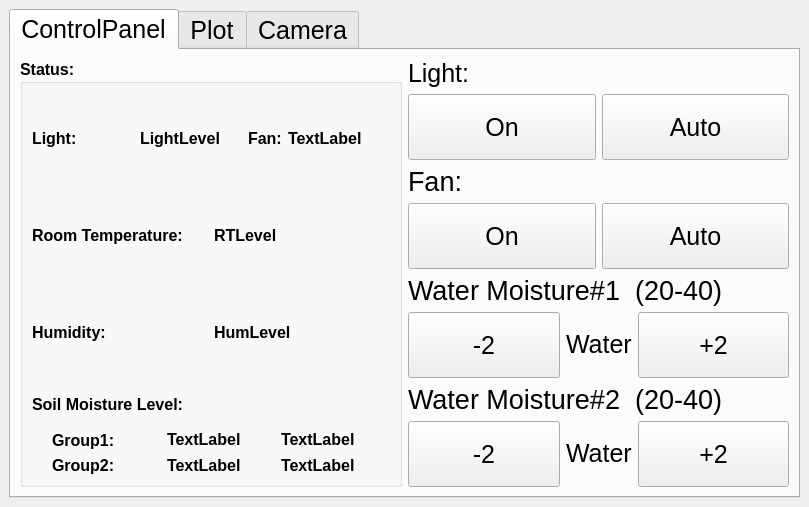
<?xml version="1.0" encoding="UTF-8"?>
<ui version="4.0">
 <class>MainWindow</class>
 <widget class="QMainWindow" name="MainWindow">
  <property name="geometry">
   <rect>
    <x>0</x>
    <y>0</y>
    <width>809</width>
    <height>507</height>
   </rect>
  </property>
  <property name="windowTitle">
   <string>MainWindow</string>
  </property>
  <widget class="QWidget" name="centralwidget">
   <layout class="QHBoxLayout" name="horizontalLayout_5">
    <item>
     <widget class="QTabWidget" name="TabWidget">
      <property name="font">
       <font>
        <pointsize>19</pointsize>
       </font>
      </property>
      <property name="currentIndex">
       <number>0</number>
      </property>
      <widget class="QWidget" name="ControlPanel">
       <attribute name="title">
        <string>ControlPanel</string>
       </attribute>
       <layout class="QGridLayout" name="gridLayout_5">
        <item row="0" column="2" rowspan="3">
         <layout class="QVBoxLayout" name="verticalLayout_2">
          <item>
           <widget class="QLabel" name="label">
            <property name="sizePolicy">
             <sizepolicy hsizetype="Maximum" vsizetype="Maximum">
              <horstretch>0</horstretch>
              <verstretch>0</verstretch>
             </sizepolicy>
            </property>
            <property name="text">
             <string>Light:</string>
            </property>
           </widget>
          </item>
          <item>
           <layout class="QHBoxLayout" name="horizontalLayout">
            <item>
             <widget class="QPushButton" name="LightOnButton">
              <property name="sizePolicy">
               <sizepolicy hsizetype="Minimum" vsizetype="Preferred">
                <horstretch>0</horstretch>
                <verstretch>0</verstretch>
               </sizepolicy>
              </property>
              <property name="font">
               <font>
                <pointsize>19</pointsize>
               </font>
              </property>
              <property name="text">
               <string>On</string>
              </property>
             </widget>
            </item>
            <item>
             <widget class="QPushButton" name="LightAutoButton">
              <property name="sizePolicy">
               <sizepolicy hsizetype="Minimum" vsizetype="Preferred">
                <horstretch>0</horstretch>
                <verstretch>0</verstretch>
               </sizepolicy>
              </property>
              <property name="font">
               <font>
                <pointsize>19</pointsize>
               </font>
              </property>
              <property name="text">
               <string>Auto</string>
              </property>
             </widget>
            </item>
           </layout>
          </item>
          <item>
           <widget class="QLabel" name="label_4">
            <property name="sizePolicy">
             <sizepolicy hsizetype="Maximum" vsizetype="Maximum">
              <horstretch>0</horstretch>
              <verstretch>0</verstretch>
             </sizepolicy>
            </property>
            <property name="font">
             <font>
              <pointsize>20</pointsize>
              <weight>50</weight>
              <bold>false</bold>
             </font>
            </property>
            <property name="text">
             <string>Fan:</string>
            </property>
           </widget>
          </item>
          <item>
           <layout class="QHBoxLayout" name="horizontalLayout_2">
            <item>
             <widget class="QPushButton" name="FanOnButton">
              <property name="sizePolicy">
               <sizepolicy hsizetype="Minimum" vsizetype="Minimum">
                <horstretch>0</horstretch>
                <verstretch>0</verstretch>
               </sizepolicy>
              </property>
              <property name="text">
               <string>On</string>
              </property>
             </widget>
            </item>
            <item>
             <widget class="QPushButton" name="FanAutoButton">
              <property name="sizePolicy">
               <sizepolicy hsizetype="Minimum" vsizetype="Minimum">
                <horstretch>0</horstretch>
                <verstretch>0</verstretch>
               </sizepolicy>
              </property>
              <property name="text">
               <string>Auto</string>
              </property>
             </widget>
            </item>
           </layout>
          </item>
          <item>
           <widget class="QLabel" name="label_5">
            <property name="sizePolicy">
             <sizepolicy hsizetype="Maximum" vsizetype="Maximum">
              <horstretch>0</horstretch>
              <verstretch>0</verstretch>
             </sizepolicy>
            </property>
            <property name="font">
             <font>
              <pointsize>20</pointsize>
              <weight>50</weight>
              <bold>false</bold>
             </font>
            </property>
            <property name="text">
             <string>Water Moisture#1  (20-40)</string>
            </property>
           </widget>
          </item>
          <item>
           <layout class="QHBoxLayout" name="horizontalLayout_3">
            <item>
             <widget class="QPushButton" name="WG1M">
              <property name="sizePolicy">
               <sizepolicy hsizetype="Minimum" vsizetype="Minimum">
                <horstretch>0</horstretch>
                <verstretch>0</verstretch>
               </sizepolicy>
              </property>
              <property name="text">
               <string>-2</string>
              </property>
             </widget>
            </item>
            <item>
             <widget class="QLabel" name="WG1SettingLabel">
              <property name="sizePolicy">
               <sizepolicy hsizetype="Maximum" vsizetype="Maximum">
                <horstretch>0</horstretch>
                <verstretch>0</verstretch>
               </sizepolicy>
              </property>
              <property name="text">
               <string>Water</string>
              </property>
             </widget>
            </item>
            <item>
             <widget class="QPushButton" name="WG1A">
              <property name="sizePolicy">
               <sizepolicy hsizetype="Minimum" vsizetype="Minimum">
                <horstretch>0</horstretch>
                <verstretch>0</verstretch>
               </sizepolicy>
              </property>
              <property name="text">
               <string>+2</string>
              </property>
             </widget>
            </item>
           </layout>
          </item>
          <item>
           <widget class="QLabel" name="label_3">
            <property name="sizePolicy">
             <sizepolicy hsizetype="Maximum" vsizetype="Maximum">
              <horstretch>0</horstretch>
              <verstretch>0</verstretch>
             </sizepolicy>
            </property>
            <property name="font">
             <font>
              <pointsize>20</pointsize>
              <weight>50</weight>
              <bold>false</bold>
             </font>
            </property>
            <property name="text">
             <string>Water Moisture#2  (20-40)</string>
            </property>
           </widget>
          </item>
          <item>
           <layout class="QHBoxLayout" name="horizontalLayout_4">
            <item>
             <widget class="QPushButton" name="WG2M">
              <property name="sizePolicy">
               <sizepolicy hsizetype="Minimum" vsizetype="Minimum">
                <horstretch>0</horstretch>
                <verstretch>0</verstretch>
               </sizepolicy>
              </property>
              <property name="text">
               <string>-2</string>
              </property>
             </widget>
            </item>
            <item>
             <widget class="QLabel" name="WG2SettingLabel">
              <property name="sizePolicy">
               <sizepolicy hsizetype="Maximum" vsizetype="Maximum">
                <horstretch>0</horstretch>
                <verstretch>0</verstretch>
               </sizepolicy>
              </property>
              <property name="text">
               <string>Water</string>
              </property>
             </widget>
            </item>
            <item>
             <widget class="QPushButton" name="WG2A">
              <property name="sizePolicy">
               <sizepolicy hsizetype="Minimum" vsizetype="Minimum">
                <horstretch>0</horstretch>
                <verstretch>0</verstretch>
               </sizepolicy>
              </property>
              <property name="text">
               <string>+2</string>
              </property>
             </widget>
            </item>
           </layout>
          </item>
         </layout>
        </item>
        <item row="0" column="1" rowspan="3">
         <widget class="QGroupBox" name="groupBox">
          <property name="font">
           <font>
            <pointsize>12</pointsize>
            <weight>75</weight>
            <bold>true</bold>
           </font>
          </property>
          <property name="title">
           <string>Status:</string>
          </property>
          <layout class="QVBoxLayout" name="verticalLayout">
           <item>
            <layout class="QHBoxLayout" name="horizontalLayout_7">
             <property name="sizeConstraint">
              <enum>QLayout::SetDefaultConstraint</enum>
             </property>
             <item>
              <widget class="QLabel" name="LightLabel">
               <property name="sizePolicy">
                <sizepolicy hsizetype="Preferred" vsizetype="Preferred">
                 <horstretch>0</horstretch>
                 <verstretch>0</verstretch>
                </sizepolicy>
               </property>
               <property name="text">
                <string>Light: </string>
               </property>
              </widget>
             </item>
             <item>
              <widget class="QLabel" name="LightStatusLabel">
               <property name="sizePolicy">
                <sizepolicy hsizetype="Preferred" vsizetype="Preferred">
                 <horstretch>0</horstretch>
                 <verstretch>0</verstretch>
                </sizepolicy>
               </property>
               <property name="text">
                <string>LightLevel</string>
               </property>
               <property name="alignment">
                <set>Qt::AlignLeading|Qt::AlignLeft|Qt::AlignVCenter</set>
               </property>
              </widget>
             </item>
             <item>
              <widget class="QLabel" name="LuxLabel">
               <property name="sizePolicy">
                <sizepolicy hsizetype="Fixed" vsizetype="Fixed">
                 <horstretch>0</horstretch>
                 <verstretch>0</verstretch>
                </sizepolicy>
               </property>
               <property name="text">
                <string>Fan:</string>
               </property>
              </widget>
             </item>
             <item>
              <widget class="QLabel" name="FanStatusLabel">
               <property name="sizePolicy">
                <sizepolicy hsizetype="Preferred" vsizetype="Preferred">
                 <horstretch>0</horstretch>
                 <verstretch>0</verstretch>
                </sizepolicy>
               </property>
               <property name="text">
                <string>TextLabel</string>
               </property>
              </widget>
             </item>
            </layout>
           </item>
           <item>
            <layout class="QHBoxLayout" name="horizontalLayout_8">
             <item>
              <widget class="QLabel" name="RoomTempLabel">
               <property name="sizePolicy">
                <sizepolicy hsizetype="Preferred" vsizetype="Preferred">
                 <horstretch>0</horstretch>
                 <verstretch>0</verstretch>
                </sizepolicy>
               </property>
               <property name="text">
                <string>Room Temperature:</string>
               </property>
              </widget>
             </item>
             <item>
              <widget class="QLabel" name="RoomTempStatusLabel">
               <property name="sizePolicy">
                <sizepolicy hsizetype="Preferred" vsizetype="Preferred">
                 <horstretch>0</horstretch>
                 <verstretch>0</verstretch>
                </sizepolicy>
               </property>
               <property name="text">
                <string>RTLevel</string>
               </property>
              </widget>
             </item>
            </layout>
           </item>
           <item>
            <layout class="QHBoxLayout" name="horizontalLayout_9">
             <item>
              <widget class="QLabel" name="HumidityLabel">
               <property name="sizePolicy">
                <sizepolicy hsizetype="Preferred" vsizetype="Preferred">
                 <horstretch>0</horstretch>
                 <verstretch>0</verstretch>
                </sizepolicy>
               </property>
               <property name="text">
                <string>Humidity:</string>
               </property>
              </widget>
             </item>
             <item>
              <widget class="QLabel" name="HumidityStatusLabel">
               <property name="text">
                <string>HumLevel</string>
               </property>
              </widget>
             </item>
            </layout>
           </item>
           <item>
            <layout class="QVBoxLayout" name="verticalLayout_3">
             <item>
              <widget class="QLabel" name="SoilMoistureStatusLabel">
               <property name="text">
                <string>Soil Moisture Level:</string>
               </property>
              </widget>
             </item>
             <item>
              <layout class="QGridLayout" name="gridLayout">
               <property name="sizeConstraint">
                <enum>QLayout::SetDefaultConstraint</enum>
               </property>
               <item row="0" column="2">
                <widget class="QLabel" name="SoilMoistureStatusLabel0">
                 <property name="sizePolicy">
                  <sizepolicy hsizetype="Preferred" vsizetype="Fixed">
                   <horstretch>0</horstretch>
                   <verstretch>0</verstretch>
                  </sizepolicy>
                 </property>
                 <property name="text">
                  <string>TextLabel</string>
                 </property>
                </widget>
               </item>
               <item row="0" column="0">
                <spacer name="horizontalSpacer">
                 <property name="orientation">
                  <enum>Qt::Horizontal</enum>
                 </property>
                 <property name="sizeType">
                  <enum>QSizePolicy::Fixed</enum>
                 </property>
                 <property name="sizeHint" stdset="0">
                  <size>
                   <width>20</width>
                   <height>20</height>
                  </size>
                 </property>
                </spacer>
               </item>
               <item row="1" column="1">
                <widget class="QLabel" name="SMLG2">
                 <property name="sizePolicy">
                  <sizepolicy hsizetype="Preferred" vsizetype="Preferred">
                   <horstretch>0</horstretch>
                   <verstretch>0</verstretch>
                  </sizepolicy>
                 </property>
                 <property name="text">
                  <string>Group2:</string>
                 </property>
                </widget>
               </item>
               <item row="0" column="1">
                <widget class="QLabel" name="SMLG1">
                 <property name="sizePolicy">
                  <sizepolicy hsizetype="Preferred" vsizetype="Preferred">
                   <horstretch>0</horstretch>
                   <verstretch>0</verstretch>
                  </sizepolicy>
                 </property>
                 <property name="text">
                  <string>Group1:</string>
                 </property>
                </widget>
               </item>
               <item row="1" column="2">
                <widget class="QLabel" name="SoilMoistureStatusLabel2">
                 <property name="sizePolicy">
                  <sizepolicy hsizetype="Preferred" vsizetype="Fixed">
                   <horstretch>0</horstretch>
                   <verstretch>0</verstretch>
                  </sizepolicy>
                 </property>
                 <property name="text">
                  <string>TextLabel</string>
                 </property>
                </widget>
               </item>
               <item row="0" column="3">
                <widget class="QLabel" name="SoilMoistureStatusLabel1">
                 <property name="sizePolicy">
                  <sizepolicy hsizetype="Preferred" vsizetype="Fixed">
                   <horstretch>0</horstretch>
                   <verstretch>0</verstretch>
                  </sizepolicy>
                 </property>
                 <property name="text">
                  <string>TextLabel</string>
                 </property>
                </widget>
               </item>
               <item row="1" column="3">
                <widget class="QLabel" name="SoilMoistureStatusLabel3">
                 <property name="sizePolicy">
                  <sizepolicy hsizetype="Preferred" vsizetype="Fixed">
                   <horstretch>0</horstretch>
                   <verstretch>0</verstretch>
                  </sizepolicy>
                 </property>
                 <property name="text">
                  <string>TextLabel</string>
                 </property>
                </widget>
               </item>
              </layout>
             </item>
            </layout>
           </item>
          </layout>
         </widget>
        </item>
       </layout>
      </widget>
      <widget class="QWidget" name="Plot">
       <attribute name="title">
        <string>Plot</string>
       </attribute>
       <layout class="QGridLayout" name="gridLayout_2">
        <item row="0" column="2">
         <layout class="QVBoxLayout" name="verticalLayout_4">
          <item>
           <widget class="QPushButton" name="SoilMoisturePlotButton">
            <property name="sizePolicy">
             <sizepolicy hsizetype="Fixed" vsizetype="Preferred">
              <horstretch>0</horstretch>
              <verstretch>0</verstretch>
             </sizepolicy>
            </property>
            <property name="layoutDirection">
             <enum>Qt::RightToLeft</enum>
            </property>
            <property name="text">
             <string>Soil Moisture</string>
            </property>
           </widget>
          </item>
          <item>
           <widget class="QPushButton" name="HumidityPlotButton">
            <property name="sizePolicy">
             <sizepolicy hsizetype="Fixed" vsizetype="Preferred">
              <horstretch>0</horstretch>
              <verstretch>0</verstretch>
             </sizepolicy>
            </property>
            <property name="layoutDirection">
             <enum>Qt::RightToLeft</enum>
            </property>
            <property name="text">
             <string>   Humidity   </string>
            </property>
           </widget>
          </item>
          <item>
           <widget class="QPushButton" name="RoomTemperaturePlotButton">
            <property name="sizePolicy">
             <sizepolicy hsizetype="Fixed" vsizetype="Preferred">
              <horstretch>0</horstretch>
              <verstretch>0</verstretch>
             </sizepolicy>
            </property>
            <property name="layoutDirection">
             <enum>Qt::RightToLeft</enum>
            </property>
            <property name="text">
             <string>Temperatrue</string>
            </property>
           </widget>
          </item>
         </layout>
        </item>
        <item row="0" column="0">
         <layout class="QGridLayout" name="gridLayout_3"/>
        </item>
       </layout>
      </widget>
      <widget class="QWidget" name="Camera">
       <attribute name="title">
        <string>Camera</string>
       </attribute>
       <layout class="QGridLayout" name="gridLayout_6">
        <item row="0" column="0">
         <layout class="QGridLayout" name="gridLayout_4"/>
        </item>
       </layout>
      </widget>
     </widget>
    </item>
   </layout>
  </widget>
 </widget>
 <resources/>
 <connections/>
</ui>
